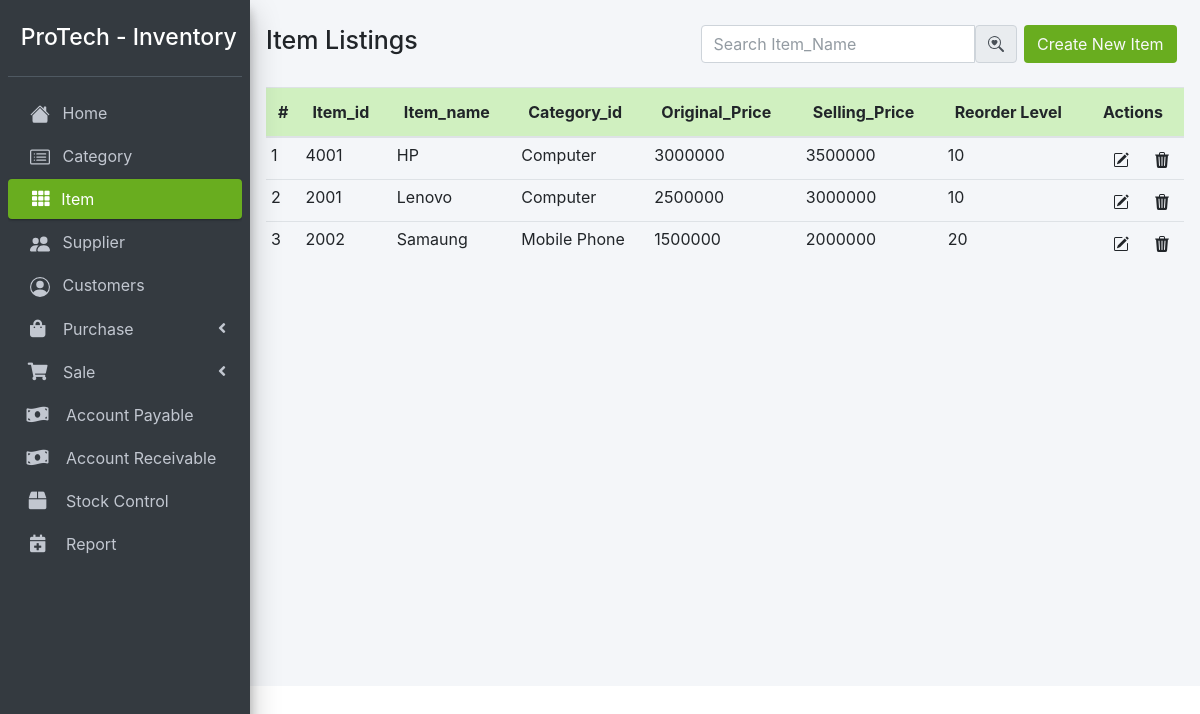
/item.php, run on the app's committed database.
### tables this page shows
CREATE TABLE `item` (
  `id` int(11) NOT NULL,
  `item_id` varchar(255) NOT NULL,
  `item_name` varchar(255) NOT NULL,
  `categories_id` varchar(255) NOT NULL,
  `original_price` int(11) NOT NULL,
  `selling_price` int(11) NOT NULL,
  `reorder_level` int(11) NOT NULL
);

CREATE TABLE `categories` (
  `id` int(11) NOT NULL,
  `categories_code` varchar(255) NOT NULL,
  `categories_name` varchar(255) NOT NULL
);

### item.php (the view, shortened to what this page needs)
<?php
require '../Config/config.php';
  ?>
 <?php include 'header.php';?>
  <?php
    if (!empty($_GET['pageno'])) {
      $pageno = $_GET['pageno'];
    }else {
      $pageno = 1;
    }
    $numOfrecs = 10;
    $offset = ($pageno - 1) * $numOfrecs;
    if (empty($_POST['search'])) {
      $stmt = $pdo->prepare("SELECT * FROM item ORDER BY id DESC");
      $stmt->execute();
      $rawResult = $stmt->fetchAll();
      $stmt = $pdo->prepare("SELECT * FROM item ORDER BY id DESC LIMIT $offset,$numOfrecs");
      $stmt->execute();
      $result = $stmt->fetchAll();
    }
   ?>
    <div class="col-md-12 px-3">
      <div class="d-flex mt-4 mb-4 justify-content-between">
        <div class="">
          <h1 class="card-title">Item Listings</h1>
        </div>
        <div class="d-flex text-right">
          <div class="ml-1">
            <form class="" action="" method="post">
              <div class="input-group">
                <input type="text" class="form-control" placeholder="Search Item_Name" name="search">
                <button type="submit" class="input-group-text" id="basic-addon2">
                </button>
              </div>
            </form>
          </div>
          <div class="col">
            <a href="item_add.php" type="button" class="btn btn-purple text-light">Create New Item</a>
          </div>
        </div>
      </div>
      <div class="outer">
        <table class="table table-hover">
          <thead class="custom-thead">
            <tr>
              <th style="width: 10px">#</th>
              <th>Item_id</th>
              <th>Item_name</th>
              <th>Category_id</th>
              <th>Original_Price</th>
              <th>Selling_Price</th>
              <th>Reorder Level</th>
              <th style="width:40px;">Actions</th>
            </tr>
          </thead>
          <tbody>
            <?php
              if ($result) {
                $idd = 1;
                foreach ($result as $value) {
                  $id = $value['categories_id'];
                  $catStmt = $pdo->prepare("SELECT * FROM categories WHERE id='$id'");
                  $catStmt->execute();
                  $catResult = $catStmt->fetch(PDO::FETCH_ASSOC);
              ?>
            <tr>
              <td><?php echo $idd; ?></td>
              <td><?php echo $value['item_id'];?></td>
              <td><?php echo $value['item_name'];?></td>
              <td><?php echo $catResult['categories_name']; ?></td>
              <td><?php echo $value['original_price']; ?></td>
              <td><?php echo $value['selling_price']; ?></td>
              <td><?php echo $value['reorder_level']; ?></td>
              <td>
                <div class="btn-group">
                  <div class="container">
                  <a href="item_edit.php?id=<?php echo $value['id'];?>" type="button" class="btn btn-sm">
                  </a>
                  </div>
                  <div class="contaienr">
                  <a href="item_delete.php?id=<?php echo $value['id'];?>" type="button" class="btn btn-sm"  onclick="return confirm('Are you sure you want to Delete?');">
                  </a>
                  </div>
                </div>
              </td>
            </tr>
            <?php
              $idd++;
                }
              }
              ?>
          </tbody>
        </table>
      </div>
    </div>

### header.php (style rules this page uses)
.card-title { font-size: 25px; font-weight: 500; }
.btn-purple { background-color: rgba(105,173,31,1) !important; }
.outer { overflow-y: auto; height: 500px; }
.outer { width: 100%; -layout: fixed; }
.outer th { text-align: left; top: 0; position: sticky; background-color: white; }
.table thead.custom-thead th { background-color: #d0f0c0; }
.table td, .table tr { padding: 5px; }

### item.php (style rules this page uses)
.outer { overflow-y: auto; height: 500px; }
.outer { width: 100%; -layout: fixed; }
.outer th { text-align: left; top: 0; position: sticky; background-color: white; }

### data on the page
item: item "4001", item_name "HP", categories.categories_name "Computer", original_price "3000000", selling_price "3500000", reorder_level "10"
item: item "2001", item_name "Lenovo", categories.categories_name "Computer", original_price "2500000", selling_price "3000000", reorder_level "10"
item: item "2002", item_name "Samaung", categories.categories_name "Mobile Phone", original_price "1500000", selling_price "2000000", reorder_level "20"
